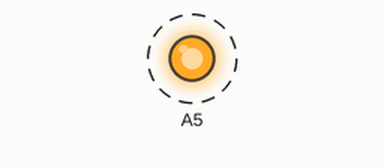
This sketch was run on a simulated Arduino Uno, built with avr-gcc and run on an emulated ATmega328P. On the bench: output pins drawn as LEDs (lit = HIGH). Dashed ring = blinking.

Above: at 0.5 s.
Timing chart, 0 to 4.6 s (numbered marks = the images above):
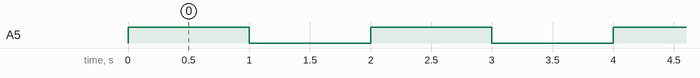

Measured:
- by itself, A5: alternates HIGH for 1.0 s and LOW for 1.0 s

The sketch:

LEDtest.ino
```cpp
void setup() {
  // put your setup code here, to run once:

}

/*
 * A3 - Blue - pushbak
 * A4 - Red - outbound
 * A5 - Green - inbound
 */
void loop() {
  // put your main code here, to run repeatedly:
  analogWrite(A5, 1023);
  delay(1000);
  analogWrite(A5, 0);
  delay(1000);
}
```
